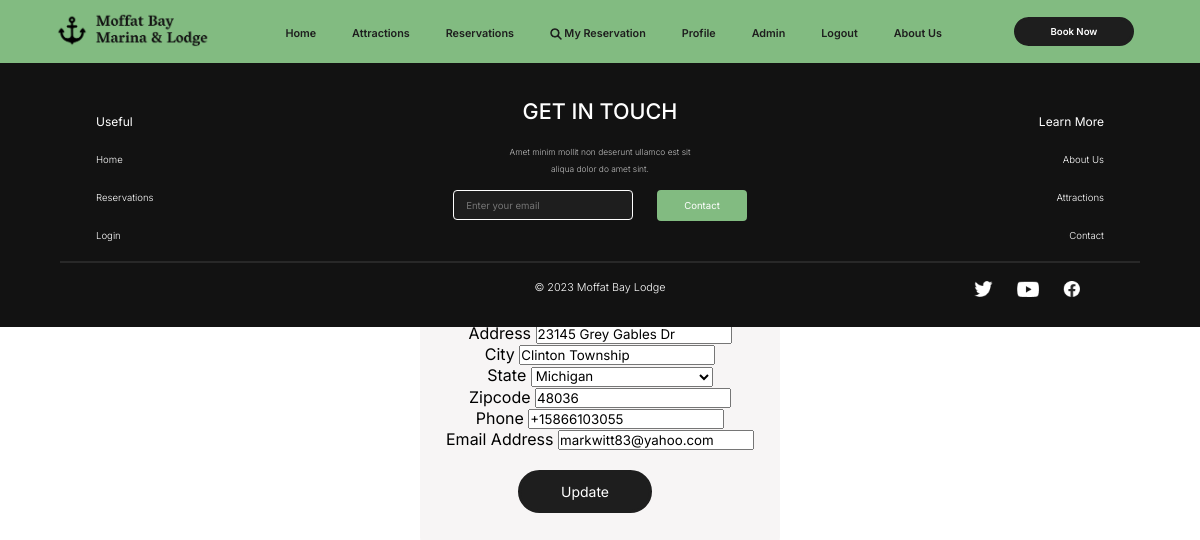
The app's page /profile/update_profile/ (signed in) with its own data.
### account/models.py (models this page shows, shortened)
class Account(AbstractBaseUser):
    email = models.EmailField(verbose_name="email", max_length=60, unique=True)
    first_name = models.CharField(max_length=50,verbose_name="First Name", null=True, blank=True)
    last_name = models.CharField(max_length=50,verbose_name="Last Name", null=True, blank=True)
    street = models.CharField(max_length=50,verbose_name="Address", null=True, blank=True)
    city = models.CharField(max_length=50,verbose_name="City", null=True, blank=True)
    state = models.CharField(max_length=50,verbose_name="State", null=True, blank=True)
    zip = models.CharField(max_length=8,verbose_name="Zipcode", null=True, blank=True)
    phone = PhoneNumberField(verbose_name="Phone Number", blank=True, null=True)
    date_joined = models.DateTimeField(verbose_name="date joined", auto_now_add=True)
    last_login = models.DateTimeField(verbose_name="last login", auto_now=True)
    is_admin = models.BooleanField(default=False)
    is_active = models.BooleanField(default=True)
    is_staff = models.BooleanField(default=False)
    is_superuser = models.BooleanField(default=False)
    hide_email = models.BooleanField(default=True)
    image = models.ImageField(default='profile_pics/default.jpg', upload_to='profile_pics')
    objects = MyAccountManager()
    USERNAME_FIELD = 'email'
    REQUIRED_FIELDS = ['first_name', 'last_name']

### account/views.py (the view)
# urls.py: path('profile/update_profile/', account_views.update_profie, name='update_profile'),
@login_required
def update_profie(request):
    if request.method == 'POST':
        form = AccountUpdateForm(request.POST, request.FILES, instance=request.user)
        if form.is_valid():
            form.save()
            messages.success(request, f'Your account information has been updated!')
            return redirect('profile')
    else:
        form = AccountUpdateForm(instance=request.user)
    context = {
        'form' : form,
        'title': 'Update Profile',
    }
    return render(request, 'account/update_profile.html', context)

### account/forms.py
class AccountUpdateForm(forms.ModelForm):
    email = forms.EmailField(label="Email Address", required=False)
    phone = PhoneNumberField(widget=PhoneNumberPrefixWidget(initial='US'), label="Phone Number", required=False)
    first_name = forms.CharField(label="First Name", required=False)
    last_name = forms.CharField(label="Last Name", required=False)
    state = forms.ChoiceField(choices=STATE_CHOICES, required=False)
    class Meta:
        model = Account
        fields =['first_name', 'last_name', 'street', 'city', 'state', 'zip', 'phone', 'email']

### account/templates/account/update_profile.html (shortened to what this page needs)
{% extends "reservations/base.html" %}
{% load crispy_forms_tags %}
{% load static %}
{% block css %}
<link rel="stylesheet" type="text/css" href="{% static 'reservations/accounts.css' %}"/>
{% endblock %}
{% block content %}
<div class="banner">
    <div class="overlay">
            <div class="text-content">
                <h3>Update {{user.first_name}} {{user.last_name}}'s Profile:</h3></br>
                <form method="POST">
                    <fieldset class="form-group">
                        {{ form|crispy}}
                    </fieldset>
                    <div class="menu-item">
                        <button type="submit">Update</button></br></br>
                    </div>
                </form>
                </div>
            </div>
        </div>
{% endblock content %}

### reservations/static/reservations/base.css (style rules this page uses)
* { margin: 0; padding: 0; font-family: 'Inter', sans-serif; box-sizing: border-box; }
.menu-item button { color: #fff; background-color: #1E1E1E; padding: .5vw 2.8vw; margin: 0 5.5vw 0 3vw; border: 3px solid #1E1E1E; border-radius: 40px; cursor: pointer; font-weight: 600; font-size: .8vw; }

### reservations/static/reservations/accounts.css (style rules this page uses)
.form-group { border: none; }
.banner { height: auto; overflow: hidden; }
.overlay { display: flex; flex-direction: column; align-items: center; position: absolute; top: 15%; left: 35%; width: 30%; height: auto; padding-bottom: 2%; background-color: rgba(245, 243, 243, 0.801); border-radius: 20px; }
.text-content { text-align: center; }
.overlay .menu-item button { margin-top: 20px; font-size: 14px; font-weight: 400; padding: 10px 40px; }

### records on screen
Account: street "23145 Grey Gables Dr", city "Clinton Township", state "Michigan", zip "48036", phone "+15866103055", email "markwitt83@yahoo.com"
